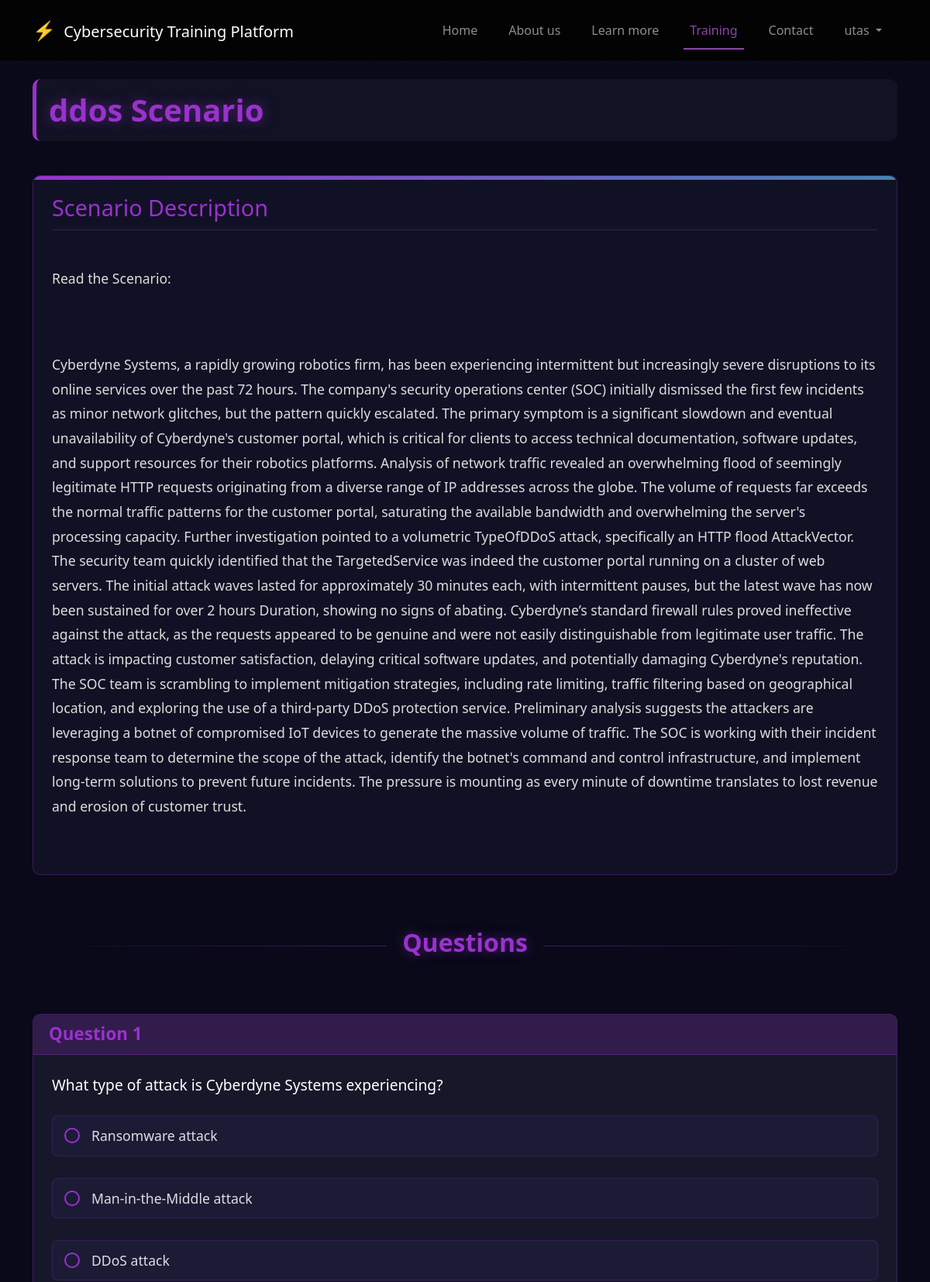
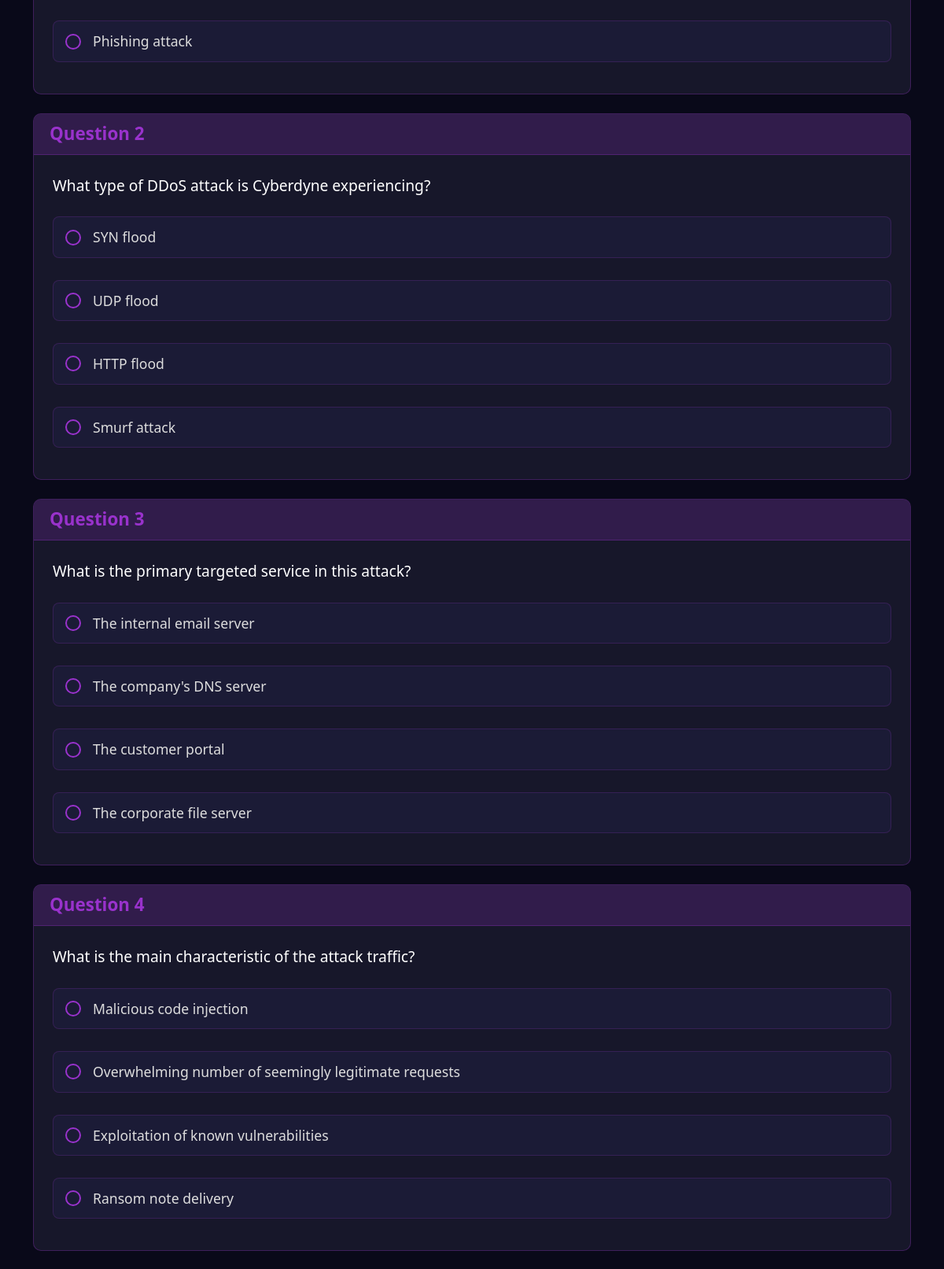
/training/scenario/66/ (signed in, upper part), run on the app's committed database (2 pictures, top to bottom).
### training/models.py (models this page shows, shortened)
class Scenario(models.Model):
    scenario_id = models.AutoField(primary_key=True)
    user = models.ForeignKey(User, on_delete=models.CASCADE, related_name='scenarios')
    attack_type = models.ForeignKey(AttackType, on_delete=models.CASCADE)
    created_at = models.DateTimeField(auto_now_add=True)
    scenario_text = models.TextField()
    json_data = models.JSONField(null=True, blank=True)
    ai_response = models.JSONField(null=True, blank=True)
    raw_response = models.TextField(null=True, blank=True)

class Question(models.Model):
    question_id = models.AutoField(primary_key=True)
    scenario = models.ForeignKey(Scenario, on_delete=models.CASCADE, related_name='questions')
    question_text = models.TextField()
    question_type = models.CharField(max_length=50, default='multiple_choice')
    explanation = models.TextField(null=True, blank=True)

class Answer(models.Model):
    answer_id = models.AutoField(primary_key=True)
    question = models.ForeignKey(Question, on_delete=models.CASCADE, related_name='answers')
    answer_text = models.CharField(max_length=200)
    is_correct = models.BooleanField(default=False)

### pages/models.py (models this page shows, shortened)
class AttackType(models.Model):
    name = models.CharField(max_length=100)
    description = models.TextField()
    icon = models.CharField(max_length=100, blank=True)

### training/views.py (the view)
# urls.py: path('scenario/<int:scenario_id>/', views.scenario, name='scenario_by_id'),
@login_required
def scenario(request, scenario_id):
    scenario = get_object_or_404(Scenario, scenario_id=scenario_id)
    questions = Question.objects.filter(scenario=scenario).prefetch_related('answers')
    context = {
        'scenario': scenario,
        'questions': questions,
        'attack_type': scenario.attack_type.name,
        'scenario_id': scenario_id  # Keep the original parameter to maintain compatibility
    }
    return render(request, 'training/scenario.html', context)

### templates/training/scenario.html (shortened to what this page needs)
{% extends 'base/base.html' %}
{% load static %}
{% block content %}
<section class="scenario-section py-4">
    <div class="container">
        <div class="row mb-4">
            <div class="col-lg-12">
                <div class="scenario-header p-3">
                    <h1 class="scenario-title">{{ scenario.attack_type.name }} Scenario</h1>
                </div>
            </div>
        </div>
        <div class="row mb-5">
            <div class="col-lg-12">
                <div class="scenario-container p-4">
                    <h2 class="section-heading mb-3">Scenario Description</h2>
                    <div class="scenario-content">
                        {{ scenario.scenario_text|linebreaks }}
                    </div>
                </div>
            </div>
        </div>
        <div class="row mb-4">
            <div class="col-lg-12">
                <div class="section-divider">
                    <h2 class="questions-title">Questions</h2>
                </div>
            </div>
        </div>
        <div class="row">
            <div class="col-lg-12">
                <form id="scenario-form" method="post" action="{% url 'training:submit_answers' attack_type %}">
                    {% for question in questions %}
                    <div class="question-box mb-4">
                        <div class="question-header">
                            <h3 class="question-number">Question {{ forloop.counter }}</h3>
                        </div>
                        <div class="question-content p-4">
                            <div class="question-text mb-4">
                                {{ question.question_text }}
                            </div>
                            <div class="options-list">
                                {% for answer in question.answers.all %}
                                <div class="option-item mb-3">
                                    <label class="option-label" for="answer_{{ answer.answer_id }}">
                                        <span class="option-text">{{ answer.answer_text }}</span>
                                    </label>
                                </div>
                                {% endfor %}
                            </div>
                        </div>
                    </div>
                    {% endfor %}
                </form>
            </div>
        </div>
    </div>
</section>
{% endblock %}

### templates/base/base.html (shortened to what this page needs)
<!DOCTYPE html>
{% load static %}
<html lang="en">
<head>
    <link href="https://cdn.jsdelivr.net/npm/bootstrap@5.3.0-alpha1/dist/css/bootstrap.min.css" rel="stylesheet">
    <link rel="stylesheet" href="https://cdn.jsdelivr.net/npm/bootstrap-icons@1.11.1/font/bootstrap-icons.css">
    <link rel="stylesheet" href="{% static 'css/learn.css' %}">
    <link rel="stylesheet" href="https://cdnjs.cloudflare.com/ajax/libs/font-awesome/5.15.4/css/all.min.css">
</head>
<body>
    <header>
        <nav class="navbar navbar-expand-lg navbar-dark">
            <div class="container">
                <a class="navbar-brand" href="{% url 'home' %}">
                    <span class="cyber-icon">⚡</span> Cybersecurity Training Platform
                </a>
                <div class="collapse navbar-collapse" id="navbarNav">
                    <ul class="navbar-nav ms-auto">
                        <li class="nav-item">
                            <a class="nav-link {% if request.path == '/' %}active{% endif %}" href="{% url 'home' %}">Home</a>
                        </li>
                        <li class="nav-item">
                            <a class="nav-link {% if 'about' in request.path %}active{% endif %}" href="{% url 'about' %}">About us</a>
                        </li>
                        <li class="nav-item">
                            <a class="nav-link {% if 'learn' in request.path %}active{% endif %}" href="{% url 'learn' %}">Learn more</a>
                        </li>
                        <li class="nav-item">
                            <li class="nav-item">
                                <a class="nav-link {% if 'training' in request.path %}active{% endif %}" href="/training/">Training</a>                     </li>
                        <li class="nav-item">
                            <a class="nav-link {% if 'contact' in request.path %}active{% endif %}" href="{% url 'contact' %}">Contact</a>
                        </li>
                        {% if user.is_authenticated %}
<li class="nav-item dropdown">
    <a class="nav-link dropdown-toggle" href="#" id="navbarDropdown" role="button" data-bs-toggle="dropdown" aria-expanded="false">
        {{ user.first_name|default:user.username }}
    </a>
</li>
{% else %}
<li class="nav-item">
    <a class="btn get-started-btn" href="{% url 'login' %}">Get Started</a>
</li>
{% endif %}
                    </ul>
                </div>
            </div>
        </nav>
    </header>
    <main>
        {% block content %}{% endblock %}
    </main>
</body>
</html>

### templates/base/base.html (style rules this page uses)
body { font-family: 'Segoe UI', Tahoma, Geneva, Verdana, sans-serif; background-color: #111; color: #fff; position: relative; min-height: 100vh; }
body::before { content: ''; position: absolute; top: 0; left: 0; width: 100%; height: 100%; background-image: radial-gradient(#8e44ad20 1px, transparent 1px), radial-gradient(#8e44ad10 1px, transparent 1px); background-size: 50px 50px; background-position: 0 0, 25px 25px; pointer-events: none; z-index: -1; }
.navbar { background-color: rgba(0, 0, 0, 0.8); padding: 1rem 0; }
.cyber-icon { color: #ff5500; font-size: 1.2em; margin-right: 5px; }
.nav-link { margin: 0 12px; position: relative; font-weight: 500; }
.nav-link.active { color: #8e44ad !important; }
.nav-link.active::after { content: ''; position: absolute; width: 100%; height: 2px; background-color: #8e44ad; bottom: -5px; left: 0; }

### templates/training/scenario.html (style rules this page uses)
.scenario-section { padding: 30px 0; background-color: #090919; color: #fff; }
.scenario-header { background-color: rgba(20, 20, 40, 0.8); border-radius: 10px; border-left: 5px solid #9932CC; margin-bottom: 20px; }
.scenario-title { color: #9932CC; font-weight: 700; margin-bottom: 0; font-size: 2.5rem; text-shadow: 0 0 15px rgba(153, 50, 204, 0.5); }
.scenario-container { background-color: rgba(20, 20, 40, 0.8); border-radius: 10px; border: 1px solid rgba(153, 50, 204, 0.3); position: relative; overflow: hidden; }
.scenario-container::before { content: ''; position: absolute; top: 0; left: 0; width: 100%; height: 5px; background: linear-gradient(to right, #9932CC, #4682B4); }
.section-heading { color: #9932CC; font-size: 1.8rem; border-bottom: 1px solid rgba(153, 50, 204, 0.3); padding-bottom: 10px; margin-bottom: 20px; }
.scenario-content { color: #ddd; font-size: 1.1rem; line-height: 1.8; white-space: pre-line; }
.section-divider { text-align: center; position: relative; margin: 20px 0 40px; }
.section-divider::before { content: ''; position: absolute; top: 50%; left: 0; width: 100%; height: 1px; background: linear-gradient(to right, transparent, rgba(153, 50, 204, 0.5), transparent); }
.questions-title { display: inline-block; background-color: #090919; padding: 0 20px; position: relative; color: #9932CC; font-size: 2rem; font-weight: 700; text-shadow: 0 0 15px rgba(153, 50, 204, 0.5); }
.question-box { background-color: rgba(30, 30, 50, 0.7); border-radius: 10px; overflow: hidden; border: 1px solid rgba(153, 50, 204, 0.3); transition: transform 0.3s ease, box-shadow 0.3s ease; }
.question-header { background-color: rgba(153, 50, 204, 0.2); padding: 12px 20px; border-bottom: 1px solid rgba(153, 50, 204, 0.3); }
.question-number { color: #9932CC; font-size: 1.4rem; margin: 0; font-weight: 600; }
.question-text { font-size: 1.2rem; color: #fff; line-height: 1.6; }
.options-list { display: flex; flex-direction: column; gap: 12px; }
.option-item { transition: all 0.2s ease; }
.option-label { display: flex; align-items: center; cursor: pointer; padding: 12px 15px; border-radius: 8px; background-color: rgba(30, 30, 60, 0.7); border: 1px solid rgba(153, 50, 204, 0.2); transition: all 0.3s ease; width: 100%; }
.option-label input[type="radio"] + span { display: flex; align-items: center; }
.option-label input[type="radio"] + span::before { content: ''; display: inline-block; width: 20px; height: 20px; margin-right: 15px; border-radius: 50%; border: 2px solid #9932CC; background-color: transparent; transition: all 0.2s ease; flex-shrink: 0; }
.option-text { color: #ddd; font-size: 1.1rem; }

### data on the page
Scenario: attack_type.name "ddos", scenario_text "Read the Scenario: Cyberdyne Systems, a rapidly growing robotics firm, has been experiencing intermittent but increasingly severe disruptions to its online services over the past 72 hours. The company's security operations center (SOC) initially dismissed the first few incidents as minor network glitches, but the pattern quickly escalated. The primary symptom is a significant slowdown and eventual unavailability of Cyberdyne's customer portal, which is critical for clients to access technical documentation, software updates, and support resources for their robotics platforms. Analysis of network traffic revealed an overwhelming flood of seemingly legitimate HTTP requests originating from a…"
Question: question_text "What type of attack is Cyberdyne Systems experiencing?"
Answer: answer_text "Ransomware attack"
Answer: answer_text "Man-in-the-Middle attack"
Answer: answer_text "DDoS attack"
Answer: answer_text "Phishing attack"
Question: question_text "What type of DDoS attack is Cyberdyne experiencing?"
Answer: answer_text "SYN flood"
Answer: answer_text "UDP flood"
Answer: answer_text "HTTP flood"
Answer: answer_text "Smurf attack"
Question: question_text "What is the primary targeted service in this attack?"
Answer: answer_text "The internal email server"
Answer: answer_text "The company's DNS server"
Answer: answer_text "The customer portal"
Answer: answer_text "The corporate file server"
Question: question_text "What is the main characteristic of the attack traffic?"
Answer: answer_text "Malicious code injection"
Answer: answer_text "Overwhelming number of seemingly legitimate requests"
Answer: answer_text "Exploitation of known vulnerabilities"
Answer: answer_text "Ransom note delivery"

### other printed values
{{ user.first_name|default:user.username }} "utas"
